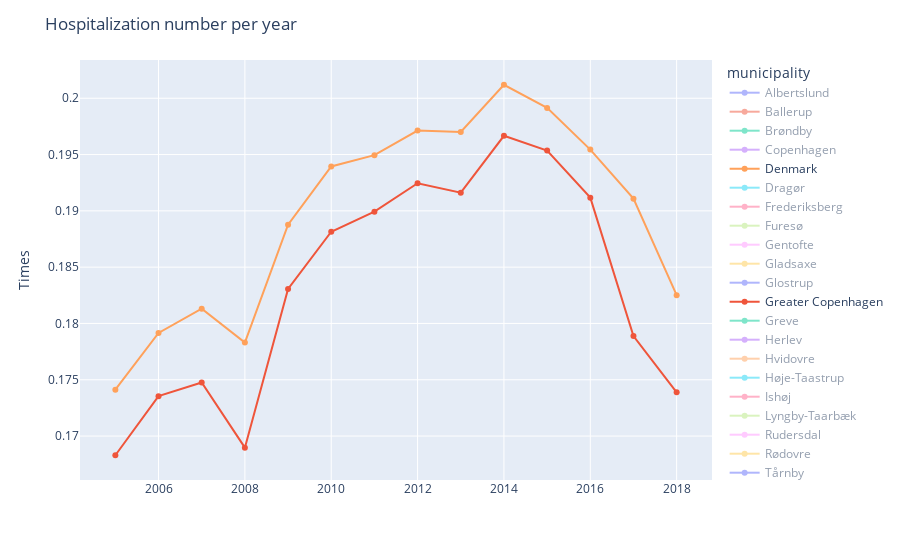

Source (notebook cell):
### Code cell
# import plotly.express as px
# import plotly.graph_objs as go

# Group the data by 'year' and 'municipality', then calculate the sum of 'weighted_hospitalizations_mun' for each group
df_hosp_times = df_2.groupby(['year', 'municipality'])['weighted_hospitalizations_mun'].sum().reset_index(name='count')

# Filter the data to only include the Greater Copenhagen and Denmark Municipality
selected_municipalities = ['Greater Copenhagen', 'Denmark']

# Create a line chart using Plotly Express, with 'year' on the x-axis, 'count' on the y-axis, and colored by 'municipality'
fig = px.line(df_hosp_times, x='year', y='count', color='municipality', markers=True)  # Adding markers to the line plot for better visibility of data points

# Set visibility to True only for the selected municipalities
for trace in fig.data:
    if trace.name in selected_municipalities:
        trace.visible = True
    else:
        trace.visible = 'legendonly'

# Edit the layout
fig.update_layout(title='Hospitalization number per year',
                   xaxis_title='',
                   yaxis_title='Times')

fig.show()

### Figure 1 — Plotly figure (JSON) as saved in the notebook; plotly's stock layout.template omitted (floating-point values rounded to 4 significant figures)
{"data": [{"hovertemplate": "municipality=Albertslund<br>year=%{x}<br>count=%{y}<extra></extra>", "legendgroup": "Albertslund", "line": {"color": "#636efa", "dash": "solid"}, "marker": {"symbol": "circle"}, "mode": "markers+lines", "name": "Albertslund", "orientation": "v", "showlegend": true, "type": "scatter", "visible": "legendonly", "x": [2005, 2006, 2007, 2008, 2009, 2010, 2011, 2012, 2013, 2014, 2015, 2016, 2017, 2018], "xaxis": "x", "y": [0.156, 0.1559, 0.1583, 0.1564, 0.1743, 0.1794, 0.1877, 0.2064, 0.2026, 0.2212, 0.2079, 0.1997, 0.1883, 0.1854], "yaxis": "y"}, {"hovertemplate": "municipality=Ballerup<br>year=%{x}<br>count=%{y}<extra></extra>", "legendgroup": "Ballerup", "line": {"color": "#EF553B", "dash": "solid"}, "marker": {"symbol": "circle"}, "mode": "markers+lines", "name": "Ballerup", "orientation": "v", "showlegend": true, "type": "scatter", "visible": "legendonly", "x": [2005, 2006, 2007, 2008, 2009, 2010, 2011, 2012, 2013, 2014, 2015, 2016, 2017, 2018], "xaxis": "x", "y": [0.1844, 0.1778, 0.1827, 0.1774, 0.1867, 0.1971, 0.2124, 0.2187, 0.2127, 0.2246, 0.2302, 0.2197, 0.2131, 0.203], "yaxis": "y"}, {"hovertemplate": "municipality=Brøndby<br>year=%{x}<br>count=%{y}<extra></extra>", "legendgroup": "Brøndby", "line": {"color": "#00cc96", "dash": "solid"}, "marker": {"symbol": "circle"}, "mode": "markers+lines", "name": "Brøndby", "orientation": "v", "showlegend": true, "type": "scatter", "visible": "legendonly", "x": [2005, 2006, 2007, 2008, 2009, 2010, 2011, 2012, 2013, 2014, 2015, 2016, 2017, 2018], "xaxis": "x", "y": [0.1864, 0.1935, 0.1962, 0.1927, 0.2188, 0.2114, 0.2293, 0.2213, 0.2325, 0.2365, 0.2375, 0.2285, 0.2184, 0.224], "yaxis": "y"}, {"hovertemplate": "municipality=Copenhagen<br>year=%{x}<br>count=%{y}<extra></extra>", "legendgroup": "Copenhagen", "line": {"color": "#ab63fa", "dash": "solid"}, "marker": {"symbol": "circle"}, "mode": "markers+lines", "name": "Copenhagen", "orientation": "v", "showlegend": true, "type": "scatter", "visible": "legendonly", "x": [2005, 2006, 2007, 2008, 2009, 2010, 2011, 2012, 2013, 2014, 2015, 2016, 2017, 2018], "xaxis": "x", "y": [0.1508, 0.1569, 0.159, 0.1522, 0.1632, 0.1674, 0.1667, 0.1668, 0.1633, 0.1642, 0.1616, 0.159, 0.1461, 0.1401], "yaxis": "y"}, {"hovertemplate": "municipality=Denmark<br>year=%{x}<br>count=%{y}<extra></extra>", "legendgroup": "Denmark", "line": {"color": "#FFA15A", "dash": "solid"}, "marker": {"symbol": "circle"}, "mode": "markers+lines", "name": "Denmark", "orientation": "v", "showlegend": true, "type": "scatter", "visible": true, "x": [2005, 2006, 2007, 2008, 2009, 2010, 2011, 2012, 2013, 2014, 2015, 2016, 2017, 2018], "xaxis": "x", "y": [0.1741, 0.1792, 0.1813, 0.1783, 0.1888, 0.1939, 0.1949, 0.1971, 0.197, 0.2012, 0.1991, 0.1954, 0.1911, 0.1825], "yaxis": "y"}, {"hovertemplate": "municipality=Dragør<br>year=%{x}<br>count=%{y}<extra></extra>", "legendgroup": "Dragør", "line": {"color": "#19d3f3", "dash": "solid"}, "marker": {"symbol": "circle"}, "mode": "markers+lines", "name": "Dragør", "orientation": "v", "showlegend": true, "type": "scatter", "visible": "legendonly", "x": [2005, 2006, 2007, 2008, 2009, 2010, 2011, 2012, 2013, 2014, 2015, 2016, 2017, 2018], "xaxis": "x", "y": [0.1461, 0.1779, 0.1802, 0.1763, 0.1967, 0.2068, 0.2209, 0.2164, 0.2348, 0.2452, 0.2377, 0.2504, 0.2248, 0.2354], "yaxis": "y"}, {"hovertemplate": "municipality=Frederiksberg<br>year=%{x}<br>count=%{y}<extra></extra>", "legendgroup": "Frederiksberg", "line": {"color": "#FF6692", "dash": "solid"}, "marker": {"symbol": "circle"}, "mode": "markers+lines", "name": "Frederiksberg", "orientation": "v", "showlegend": true, "type": "scatter", "visible": "legendonly", "x": [2005, 2006, 2007, 2008, 2009, 2010, 2011, 2012, 2013, 2014, 2015, 2016, 2017, 2018], "xaxis": "x", "y": [0.1874, 0.1881, 0.1942, 0.1869, 0.2099, 0.2089, 0.2044, 0.2011, 0.2052, 0.2158, 0.215, 0.2131, 0.1891, 0.18], "yaxis": "y"}, {"hovertemplate": "municipality=Furesø<br>year=%{x}<br>count=%{y}<extra></extra>", "legendgroup": "Furesø", "line": {"color": "#B6E880", "dash": "solid"}, "marker": {"symbol": "circle"}, "mode": "markers+lines", "name": "Furesø", "orientation": "v", "showlegend": true, "type": "scatter", "visible": "legendonly", "x": [2005, 2006, 2007, 2008, 2009, 2010, 2011, 2012, 2013, 2014, 2015, 2016, 2017, 2018], "xaxis": "x", "y": [0.1632, 0.1574, 0.1602, 0.1611, 0.1718, 0.1734, 0.1711, 0.1795, 0.1917, 0.2045, 0.193, 0.1877, 0.1816, 0.1805], "yaxis": "y"}, {"hovertemplate": "municipality=Gentofte<br>year=%{x}<br>count=%{y}<extra></extra>", "legendgroup": "Gentofte", "line": {"color": "#FF97FF", "dash": "solid"}, "marker": {"symbol": "circle"}, "mode": "markers+lines", "name": "Gentofte", "orientation": "v", "showlegend": true, "type": "scatter", "visible": "legendonly", "x": [2005, 2006, 2007, 2008, 2009, 2010, 2011, 2012, 2013, 2014, 2015, 2016, 2017, 2018], "xaxis": "x", "y": [0.1759, 0.1801, 0.1769, 0.1708, 0.1818, 0.187, 0.1866, 0.1932, 0.1866, 0.1919, 0.1837, 0.1911, 0.1793, 0.1773], "yaxis": "y"}, {"hovertemplate": "municipality=Gladsaxe<br>year=%{x}<br>count=%{y}<extra></extra>", "legendgroup": "Gladsaxe", "line": {"color": "#FECB52", "dash": "solid"}, "marker": {"symbol": "circle"}, "mode": "markers+lines", "name": "Gladsaxe", "orientation": "v", "showlegend": true, "type": "scatter", "visible": "legendonly", "x": [2005, 2006, 2007, 2008, 2009, 2010, 2011, 2012, 2013, 2014, 2015, 2016, 2017, 2018], "xaxis": "x", "y": [0.1858, 0.1807, 0.1795, 0.177, 0.1909, 0.1929, 0.2025, 0.2106, 0.2087, 0.2081, 0.2123, 0.2028, 0.1925, 0.1888], "yaxis": "y"}, {"hovertemplate": "municipality=Glostrup<br>year=%{x}<br>count=%{y}<extra></extra>", "legendgroup": "Glostrup", "line": {"color": "#636efa", "dash": "solid"}, "marker": {"symbol": "circle"}, "mode": "markers+lines", "name": "Glostrup", "orientation": "v", "showlegend": true, "type": "scatter", "visible": "legendonly", "x": [2005, 2006, 2007, 2008, 2009, 2010, 2011, 2012, 2013, 2014, 2015, 2016, 2017, 2018], "xaxis": "x", "y": [0.1843, 0.1894, 0.1907, 0.1842, 0.2069, 0.2209, 0.2072, 0.2187, 0.2399, 0.2437, 0.2484, 0.2388, 0.2187, 0.2219], "yaxis": "y"}, {"hovertemplate": "municipality=Greater Copenhagen<br>year=%{x}<br>count=%{y}<extra></extra>", "legendgroup": "Greater Copenhagen", "line": {"color": "#EF553B", "dash": "solid"}, "marker": {"symbol": "circle"}, "mode": "markers+lines", "name": "Greater Copenhagen", "orientation": "v", "showlegend": true, "type": "scatter", "visible": true, "x": [2005, 2006, 2007, 2008, 2009, 2010, 2011, 2012, 2013, 2014, 2015, 2016, 2017, 2018], "xaxis": "x", "y": [0.1683, 0.1735, 0.1748, 0.169, 0.1831, 0.1881, 0.1899, 0.1924, 0.1916, 0.1967, 0.1954, 0.1912, 0.1789, 0.1739], "yaxis": "y"}, {"hovertemplate": "municipality=Greve<br>year=%{x}<br>count=%{y}<extra></extra>", "legendgroup": "Greve", "line": {"color": "#00cc96", "dash": "solid"}, "marker": {"symbol": "circle"}, "mode": "markers+lines", "name": "Greve", "orientation": "v", "showlegend": true, "type": "scatter", "visible": "legendonly", "x": [2005, 2006, 2007, 2008, 2009, 2010, 2011, 2012, 2013, 2014, 2015, 2016, 2017, 2018], "xaxis": "x", "y": [0.1701, 0.1781, 0.1818, 0.1763, 0.1926, 0.201, 0.2094, 0.2047, 0.2066, 0.2083, 0.2181, 0.223, 0.2287, 0.2035], "yaxis": "y"}, {"hovertemplate": "municipality=Herlev<br>year=%{x}<br>count=%{y}<extra></extra>", "legendgroup": "Herlev", "line": {"color": "#ab63fa", "dash": "solid"}, "marker": {"symbol": "circle"}, "mode": "markers+lines", "name": "Herlev", "orientation": "v", "showlegend": true, "type": "scatter", "visible": "legendonly", "x": [2005, 2006, 2007, 2008, 2009, 2010, 2011, 2012, 2013, 2014, 2015, 2016, 2017, 2018], "xaxis": "x", "y": [0.1828, 0.1917, 0.1896, 0.1737, 0.1958, 0.2002, 0.2114, 0.2156, 0.2216, 0.225, 0.2235, 0.2132, 0.2156, 0.2022], "yaxis": "y"}, {"hovertemplate": "municipality=Hvidovre<br>year=%{x}<br>count=%{y}<extra></extra>", "legendgroup": "Hvidovre", "line": {"color": "#FFA15A", "dash": "solid"}, "marker": {"symbol": "circle"}, "mode": "markers+lines", "name": "Hvidovre", "orientation": "v", "showlegend": true, "type": "scatter", "visible": "legendonly", "x": [2005, 2006, 2007, 2008, 2009, 2010, 2011, 2012, 2013, 2014, 2015, 2016, 2017, 2018], "xaxis": "x", "y": [0.1806, 0.1895, 0.1933, 0.1895, 0.2062, 0.2127, 0.2108, 0.2134, 0.2119, 0.2241, 0.2213, 0.2151, 0.2067, 0.211], "yaxis": "y"}, {"hovertemplate": "municipality=Høje-Taastrup<br>year=%{x}<br>count=%{y}<extra></extra>", "legendgroup": "Høje-Taastrup", "line": {"color": "#19d3f3", "dash": "solid"}, "marker": {"symbol": "circle"}, "mode": "markers+lines", "name": "Høje-Taastrup", "orientation": "v", "showlegend": true, "type": "scatter", "visible": "legendonly", "x": [2005, 2006, 2007, 2008, 2009, 2010, 2011, 2012, 2013, 2014, 2015, 2016, 2017, 2018], "xaxis": "x", "y": [0.1596, 0.1662, 0.1707, 0.168, 0.1812, 0.1916, 0.1907, 0.2018, 0.2039, 0.2136, 0.2181, 0.2198, 0.1984, 0.1957], "yaxis": "y"}, {"hovertemplate": "municipality=Ishøj<br>year=%{x}<br>count=%{y}<extra></extra>", "legendgroup": "Ishøj", "line": {"color": "#FF6692", "dash": "solid"}, "marker": {"symbol": "circle"}, "mode": "markers+lines", "name": "Ishøj", "orientation": "v", "showlegend": true, "type": "scatter", "visible": "legendonly", "x": [2005, 2006, 2007, 2008, 2009, 2010, 2011, 2012, 2013, 2014, 2015, 2016, 2017, 2018], "xaxis": "x", "y": [0.153, 0.1571, 0.148, 0.1583, 0.168, 0.1755, 0.1819, 0.2005, 0.1957, 0.201, 0.2229, 0.2043, 0.1796, 0.1803], "yaxis": "y"}, {"hovertemplate": "municipality=Lyngby-Taarbæk<br>year=%{x}<br>count=%{y}<extra></extra>", "legendgroup": "Lyngby-Taarbæk", "line": {"color": "#B6E880", "dash": "solid"}, "marker": {"symbol": "circle"}, "mode": "markers+lines", "name": "Lyngby-Taarbæk", "orientation": "v", "showlegend": true, "type": "scatter", "visible": "legendonly", "x": [2005, 2006, 2007, 2008, 2009, 2010, 2011, 2012, 2013, 2014, 2015, 2016, 2017, 2018], "xaxis": "x", "y": [0.1813, 0.1778, 0.1759, 0.1762, 0.1877, 0.1863, 0.1904, 0.1897, 0.1887, 0.2015, 0.1946, 0.1913, 0.1809, 0.178], "yaxis": "y"}, {"hovertemplate": "municipality=Rudersdal<br>year=%{x}<br>count=%{y}<extra></extra>", "legendgroup": "Rudersdal", "line": {"color": "#FF97FF", "dash": "solid"}, "marker": {"symbol": "circle"}, "mode": "markers+lines", "name": "Rudersdal", "orientation": "v", "showlegend": true, "type": "scatter", "visible": "legendonly", "x": [2005, 2006, 2007, 2008, 2009, 2010, 2011, 2012, 2013, 2014, 2015, 2016, 2017, 2018], "xaxis": "x", "y": [0.1872, 0.2013, 0.1851, 0.1772, 0.1893, 0.1968, 0.1976, 0.1995, 0.1918, 0.2015, 0.1962, 0.184, 0.1882, 0.1896], "yaxis": "y"}, {"hovertemplate": "municipality=Rødovre<br>year=%{x}<br>count=%{y}<extra></extra>", "legendgroup": "Rødovre", "line": {"color": "#FECB52", "dash": "solid"}, "marker": {"symbol": "circle"}, "mode": "markers+lines", "name": "Rødovre", "orientation": "v", "showlegend": true, "type": "scatter", "visible": "legendonly", "x": [2005, 2006, 2007, 2008, 2009, 2010, 2011, 2012, 2013, 2014, 2015, 2016, 2017, 2018], "xaxis": "x", "y": [0.1757, 0.1824, 0.1787, 0.1737, 0.1897, 0.1943, 0.2049, 0.2066, 0.2142, 0.2223, 0.223, 0.2062, 0.1993, 0.1983], "yaxis": "y"}, {"hovertemplate": "municipality=Tårnby<br>year=%{x}<br>count=%{y}<extra></extra>", "legendgroup": "Tårnby", "line": {"color": "#636efa", "dash": "solid"}, "marker": {"symbol": "circle"}, "mode": "markers+lines", "name": "Tårnby", "orientation": "v", "showlegend": true, "type": "scatter", "visible": "legendonly", "x": [2005, 2006, 2007, 2008, 2009, 2010, 2011, 2012, 2013, 2014, 2015, 2016, 2017, 2018], "xaxis": "x", "y": [0.1767, 0.2032, 0.2, 0.19, 0.2175, 0.2386, 0.2313, 0.2368, 0.2321, 0.236, 0.2478, 0.2389, 0.2143, 0.2149], "yaxis": "y"}, {"hovertemplate": "municipality=Vallensbæk<br>year=%{x}<br>count=%{y}<extra></extra>", "legendgroup": "Vallensbæk", "line": {"color": "#EF553B", "dash": "solid"}, "marker": {"symbol": "circle"}, "mode": "markers+lines", "name": "Vallensbæk", "orientation": "v", "showlegend": true, "type": "scatter", "visible": "legendonly", "x": [2005, 2006, 2007, 2008, 2009, 2010, 2011, 2012, 2013, 2014, 2015, 2016, 2017, 2018], "xaxis": "x", "y": [0.1721, 0.177, 0.1828, 0.1712, 0.1753, 0.1855, 0.1896, 0.1923, 0.1996, 0.2195, 0.2028, 0.2022, 0.1848, 0.189], "yaxis": "y"}], "layout": {"legend": {"title": {"text": "municipality"}, "tracegroupgap": 0}, "margin": {"t": 60}, "title": {"text": "Hospitalization number per year"}, "xaxis": {"anchor": "y", "domain": [0, 1], "title": {"text": ""}}, "yaxis": {"anchor": "x", "domain": [0, 1], "title": {"text": "Times"}}}}
